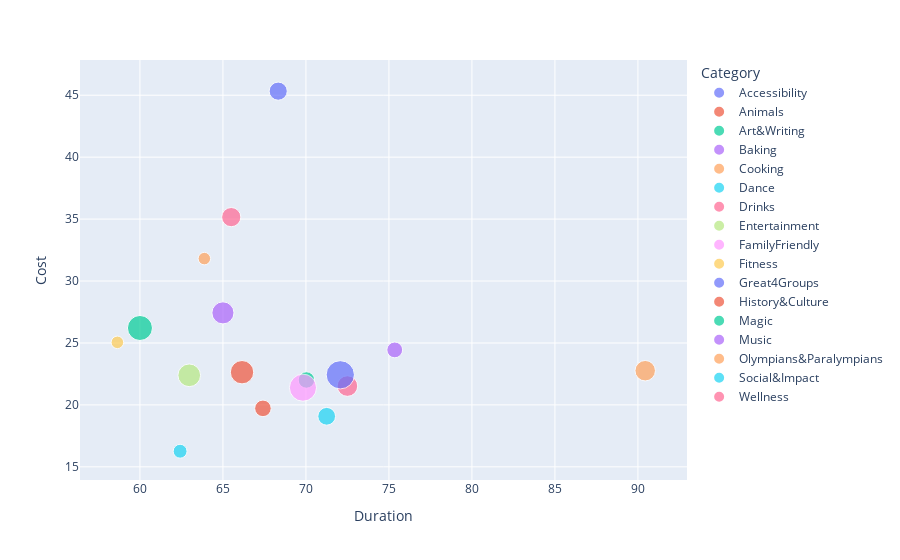

Notebook code for this chart:
### Code cell
x = categories['Duration']
y = categories['Cost']
colors = categories['Category']
size = categories['Value_By_Duration']

fig_4 = px.scatter(categories, x=x, y=y, color=colors,
                 size=size, hover_data=['Value_By_Duration'])
fig_4.show()

### Figure 1 — Plotly figure (JSON) as saved in the notebook; plotly's stock layout.template omitted (floating-point values rounded to 4 significant figures)
{"data": [{"customdata": [[43.79]], "hovertemplate": "Category=Accessibility<br>Duration=%{x}<br>Cost=%{y}<br>Value_By_Duration=%{customdata[0]}<extra></extra>", "legendgroup": "Accessibility", "marker": {"color": "#636efa", "size": [43.79], "sizemode": "area", "sizeref": 0.2659, "symbol": "circle"}, "mode": "markers", "name": "Accessibility", "orientation": "v", "showlegend": true, "type": "scatter", "x": [68.33], "xaxis": "x", "y": [45.33], "yaxis": "y"}, {"customdata": [[72.63]], "hovertemplate": "Category=Animals<br>Duration=%{x}<br>Cost=%{y}<br>Value_By_Duration=%{customdata[0]}<extra></extra>", "legendgroup": "Animals", "marker": {"color": "#EF553B", "size": [72.63], "sizemode": "area", "sizeref": 0.2659, "symbol": "circle"}, "mode": "markers", "name": "Animals", "orientation": "v", "showlegend": true, "type": "scatter", "x": [66.15], "xaxis": "x", "y": [22.64], "yaxis": "y"}, {"customdata": [[36.15]], "hovertemplate": "Category=Art&Writing<br>Duration=%{x}<br>Cost=%{y}<br>Value_By_Duration=%{customdata[0]}<extra></extra>", "legendgroup": "Art&Writing", "marker": {"color": "#00cc96", "size": [36.15], "sizemode": "area", "sizeref": 0.2659, "symbol": "circle"}, "mode": "markers", "name": "Art&Writing", "orientation": "v", "showlegend": true, "type": "scatter", "x": [70.03], "xaxis": "x", "y": [22.01], "yaxis": "y"}, {"customdata": [[33.28]], "hovertemplate": "Category=Baking<br>Duration=%{x}<br>Cost=%{y}<br>Value_By_Duration=%{customdata[0]}<extra></extra>", "legendgroup": "Baking", "marker": {"color": "#ab63fa", "size": [33.28], "sizemode": "area", "sizeref": 0.2659, "symbol": "circle"}, "mode": "markers", "name": "Baking", "orientation": "v", "showlegend": true, "type": "scatter", "x": [75.35], "xaxis": "x", "y": [24.44], "yaxis": "y"}, {"customdata": [[55.65]], "hovertemplate": "Category=Cooking<br>Duration=%{x}<br>Cost=%{y}<br>Value_By_Duration=%{customdata[0]}<extra></extra>", "legendgroup": "Cooking", "marker": {"color": "#FFA15A", "size": [55.65], "sizemode": "area", "sizeref": 0.2659, "symbol": "circle"}, "mode": "markers", "name": "Cooking", "orientation": "v", "showlegend": true, "type": "scatter", "x": [90.44], "xaxis": "x", "y": [22.76], "yaxis": "y"}, {"customdata": [[25.71]], "hovertemplate": "Category=Dance<br>Duration=%{x}<br>Cost=%{y}<br>Value_By_Duration=%{customdata[0]}<extra></extra>", "legendgroup": "Dance", "marker": {"color": "#19d3f3", "size": [25.71], "sizemode": "area", "sizeref": 0.2659, "symbol": "circle"}, "mode": "markers", "name": "Dance", "orientation": "v", "showlegend": true, "type": "scatter", "x": [62.42], "xaxis": "x", "y": [16.26], "yaxis": "y"}, {"customdata": [[56.26]], "hovertemplate": "Category=Drinks<br>Duration=%{x}<br>Cost=%{y}<br>Value_By_Duration=%{customdata[0]}<extra></extra>", "legendgroup": "Drinks", "marker": {"color": "#FF6692", "size": [56.26], "sizemode": "area", "sizeref": 0.2659, "symbol": "circle"}, "mode": "markers", "name": "Drinks", "orientation": "v", "showlegend": true, "type": "scatter", "x": [72.5], "xaxis": "x", "y": [21.52], "yaxis": "y"}, {"customdata": [[68.44]], "hovertemplate": "Category=Entertainment<br>Duration=%{x}<br>Cost=%{y}<br>Value_By_Duration=%{customdata[0]}<extra></extra>", "legendgroup": "Entertainment", "marker": {"color": "#B6E880", "size": [68.44], "sizemode": "area", "sizeref": 0.2659, "symbol": "circle"}, "mode": "markers", "name": "Entertainment", "orientation": "v", "showlegend": true, "type": "scatter", "x": [62.97], "xaxis": "x", "y": [22.39], "yaxis": "y"}, {"customdata": [[97.72]], "hovertemplate": "Category=FamilyFriendly<br>Duration=%{x}<br>Cost=%{y}<br>Value_By_Duration=%{customdata[0]}<extra></extra>", "legendgroup": "FamilyFriendly", "marker": {"color": "#FF97FF", "size": [97.72], "sizemode": "area", "sizeref": 0.2659, "symbol": "circle"}, "mode": "markers", "name": "FamilyFriendly", "orientation": "v", "showlegend": true, "type": "scatter", "x": [69.82], "xaxis": "x", "y": [21.39], "yaxis": "y"}, {"customdata": [[20.97]], "hovertemplate": "Category=Fitness<br>Duration=%{x}<br>Cost=%{y}<br>Value_By_Duration=%{customdata[0]}<extra></extra>", "legendgroup": "Fitness", "marker": {"color": "#FECB52", "size": [20.97], "sizemode": "area", "sizeref": 0.2659, "symbol": "circle"}, "mode": "markers", "name": "Fitness", "orientation": "v", "showlegend": true, "type": "scatter", "x": [58.64], "xaxis": "x", "y": [25.05], "yaxis": "y"}, {"customdata": [[106.4]], "hovertemplate": "Category=Great4Groups<br>Duration=%{x}<br>Cost=%{y}<br>Value_By_Duration=%{customdata[0]}<extra></extra>", "legendgroup": "Great4Groups", "marker": {"color": "#636efa", "size": [106.4], "sizemode": "area", "sizeref": 0.2659, "symbol": "circle"}, "mode": "markers", "name": "Great4Groups", "orientation": "v", "showlegend": true, "type": "scatter", "x": [72.07], "xaxis": "x", "y": [22.43], "yaxis": "y"}, {"customdata": [[36.57]], "hovertemplate": "Category=History&Culture<br>Duration=%{x}<br>Cost=%{y}<br>Value_By_Duration=%{customdata[0]}<extra></extra>", "legendgroup": "History&Culture", "marker": {"color": "#EF553B", "size": [36.57], "sizemode": "area", "sizeref": 0.2659, "symbol": "circle"}, "mode": "markers", "name": "History&Culture", "orientation": "v", "showlegend": true, "type": "scatter", "x": [67.41], "xaxis": "x", "y": [19.72], "yaxis": "y"}, {"customdata": [[83.34]], "hovertemplate": "Category=Magic<br>Duration=%{x}<br>Cost=%{y}<br>Value_By_Duration=%{customdata[0]}<extra></extra>", "legendgroup": "Magic", "marker": {"color": "#00cc96", "size": [83.34], "sizemode": "area", "sizeref": 0.2659, "symbol": "circle"}, "mode": "markers", "name": "Magic", "orientation": "v", "showlegend": true, "type": "scatter", "x": [60], "xaxis": "x", "y": [26.21], "yaxis": "y"}, {"customdata": [[64.92]], "hovertemplate": "Category=Music<br>Duration=%{x}<br>Cost=%{y}<br>Value_By_Duration=%{customdata[0]}<extra></extra>", "legendgroup": "Music", "marker": {"color": "#ab63fa", "size": [64.92], "sizemode": "area", "sizeref": 0.2659, "symbol": "circle"}, "mode": "markers", "name": "Music", "orientation": "v", "showlegend": true, "type": "scatter", "x": [65], "xaxis": "x", "y": [27.43], "yaxis": "y"}, {"customdata": [[20.82]], "hovertemplate": "Category=Olympians&Paralympians<br>Duration=%{x}<br>Cost=%{y}<br>Value_By_Duration=%{customdata[0]}<extra></extra>", "legendgroup": "Olympians&Paralympians", "marker": {"color": "#FFA15A", "size": [20.82], "sizemode": "area", "sizeref": 0.2659, "symbol": "circle"}, "mode": "markers", "name": "Olympians&Paralympians", "orientation": "v", "showlegend": true, "type": "scatter", "x": [63.88], "xaxis": "x", "y": [31.81], "yaxis": "y"}, {"customdata": [[41.97]], "hovertemplate": "Category=Social&Impact<br>Duration=%{x}<br>Cost=%{y}<br>Value_By_Duration=%{customdata[0]}<extra></extra>", "legendgroup": "Social&Impact", "marker": {"color": "#19d3f3", "size": [41.97], "sizemode": "area", "sizeref": 0.2659, "symbol": "circle"}, "mode": "markers", "name": "Social&Impact", "orientation": "v", "showlegend": true, "type": "scatter", "x": [71.25], "xaxis": "x", "y": [19.08], "yaxis": "y"}, {"customdata": [[49.13]], "hovertemplate": "Category=Wellness<br>Duration=%{x}<br>Cost=%{y}<br>Value_By_Duration=%{customdata[0]}<extra></extra>", "legendgroup": "Wellness", "marker": {"color": "#FF6692", "size": [49.13], "sizemode": "area", "sizeref": 0.2659, "symbol": "circle"}, "mode": "markers", "name": "Wellness", "orientation": "v", "showlegend": true, "type": "scatter", "x": [65.5], "xaxis": "x", "y": [35.16], "yaxis": "y"}], "layout": {"legend": {"itemsizing": "constant", "title": {"text": "Category"}, "tracegroupgap": 0}, "margin": {"t": 60}, "xaxis": {"anchor": "y", "domain": [0, 1], "title": {"text": "Duration"}}, "yaxis": {"anchor": "x", "domain": [0, 1], "title": {"text": "Cost"}}}}
